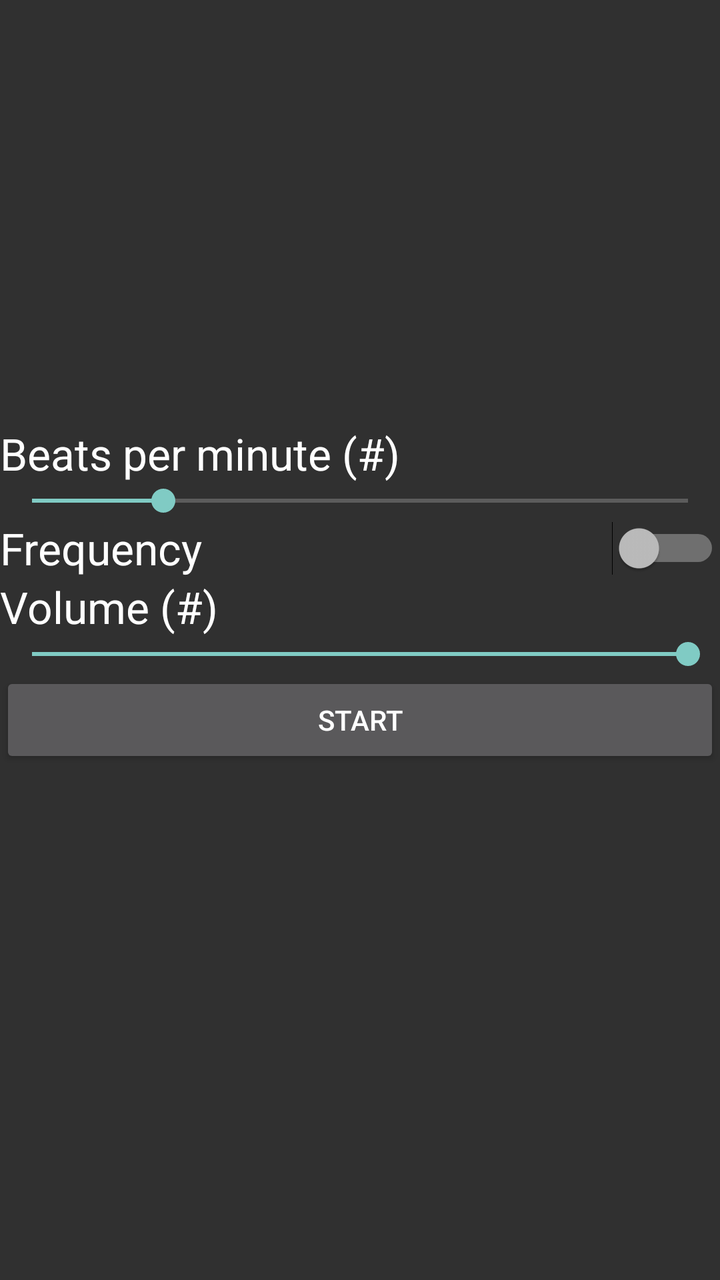
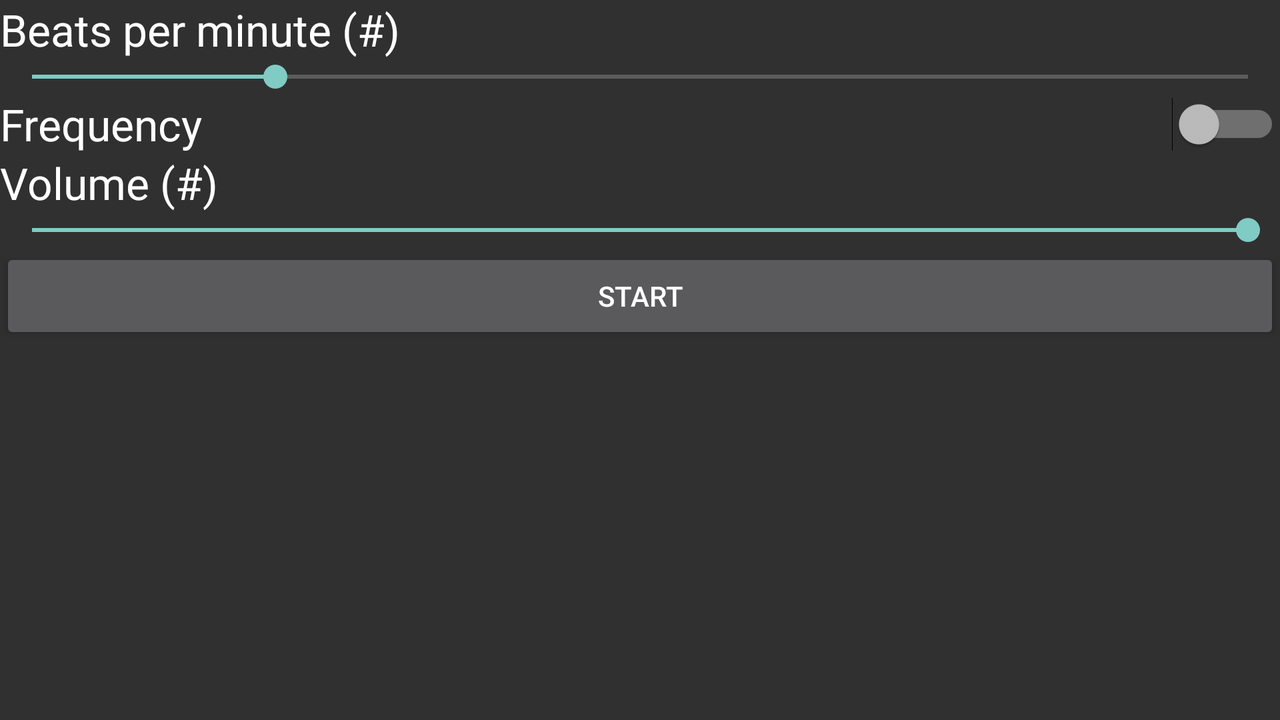

Two renders of one Android screen. The first uses the default layout on a phone; the second uses the alternative layout the repository ships for a different screen configuration, on a matching device. The two XML files are below.
<!-- AndroidManifest.xml: activity theme Theme.AppCompat.NoActionBar -->
<!-- res/layout/activity_builtinmetronome.xml -->
<?xml version="1.0" encoding="utf-8"?>
<LinearLayout xmlns:android="http://schemas.android.com/apk/res/android"
    android:orientation="vertical" android:layout_width="match_parent"
    android:layout_height="match_parent"
    android:weightSum="1">

    <ImageView
        android:layout_width="match_parent"
        android:layout_height="212dp"
        android:id="@+id/imageView"
        android:src="@drawable/pulsar"
        android:layout_gravity="center_horizontal" />

    <LinearLayout
        android:layout_width="match_parent"
        android:layout_height="wrap_content"
        android:orientation="horizontal">

        <TextView
            android:layout_width="wrap_content"
            android:layout_height="wrap_content"
            android:textAppearance="?android:attr/textAppearanceLarge"
            android:text="Beats per minute (#)"
            android:id="@+id/textBeatsPerMinute" />

    </LinearLayout>


    <SeekBar
        android:layout_width="match_parent"
        android:layout_height="wrap_content"
        android:id="@+id/beatsPerMinuteSeekBar"
        android:layout_gravity="center_horizontal"
        android:max="300"
        android:progress="60"
        android:indeterminate="false" />

    <Switch
        android:layout_width="match_parent"
        android:layout_height="wrap_content"
        android:text="Frequency"
        android:textAppearance="?android:attr/textAppearanceLarge"
        android:id="@+id/frequencySwitch"
        android:checked="false"
        android:textOn="1200 Hz"
        android:textOff="1000 Hz" />

    <LinearLayout
        android:layout_width="match_parent"
        android:layout_height="wrap_content"
        android:orientation="horizontal">

    </LinearLayout>


    <LinearLayout
        android:layout_width="match_parent"
        android:layout_height="wrap_content"
        android:orientation="horizontal">

        <TextView
            android:layout_width="wrap_content"
            android:layout_height="wrap_content"
            android:textAppearance="?android:attr/textAppearanceLarge"
            android:text="Volume (#)"
            android:id="@+id/textVolume" />

    </LinearLayout>


    <SeekBar
        android:layout_width="match_parent"
        android:layout_height="wrap_content"
        android:id="@+id/volumeSeekBar"
        android:progress="100"
        android:max="100" />

    <Button
        android:layout_width="match_parent"
        android:layout_height="wrap_content"
        android:text="Start"
        android:id="@+id/toggleButton"
        android:layout_gravity="center_horizontal"
        android:onClick="onButtonToggle"/>


</LinearLayout>
<!-- resources referenced by this layout -->
<resources>

</resources>
<!-- res/layout-land/activity_builtinmetronome.xml (the author's variant of the layout above) -->
<!-- drawn on the phone turned sideways -->
<?xml version="1.0" encoding="utf-8"?>
<LinearLayout xmlns:android="http://schemas.android.com/apk/res/android"
    android:orientation="vertical" android:layout_width="match_parent"
    android:layout_height="match_parent"
    android:weightSum="1">

    <LinearLayout
        android:layout_width="match_parent"
        android:layout_height="wrap_content"
        android:orientation="horizontal">

        <TextView
            android:layout_width="wrap_content"
            android:layout_height="wrap_content"
            android:textAppearance="?android:attr/textAppearanceLarge"
            android:text="Beats per minute (#)"
            android:id="@+id/textBeatsPerMinute" />

    </LinearLayout>


    <SeekBar
        android:layout_width="match_parent"
        android:layout_height="wrap_content"
        android:id="@+id/beatsPerMinuteSeekBar"
        android:layout_gravity="center_horizontal"
        android:max="300"
        android:progress="60"
        android:indeterminate="false" />

    <Switch
        android:layout_width="match_parent"
        android:layout_height="wrap_content"
        android:text="Frequency"
        android:textAppearance="?android:attr/textAppearanceLarge"
        android:id="@+id/frequencySwitch"
        android:checked="false"
        android:textOn="1200 Hz"
        android:textOff="1000 Hz" />

    <LinearLayout
        android:layout_width="match_parent"
        android:layout_height="wrap_content"
        android:orientation="horizontal">

    </LinearLayout>


    <LinearLayout
        android:layout_width="match_parent"
        android:layout_height="wrap_content"
        android:orientation="horizontal">

        <TextView
            android:layout_width="wrap_content"
            android:layout_height="wrap_content"
            android:textAppearance="?android:attr/textAppearanceLarge"
            android:text="Volume (#)"
            android:id="@+id/textVolume" />

    </LinearLayout>


    <SeekBar
        android:layout_width="match_parent"
        android:layout_height="wrap_content"
        android:id="@+id/volumeSeekBar"
        android:progress="100"
        android:max="100" />

    <Button
        android:layout_width="match_parent"
        android:layout_height="wrap_content"
        android:text="Start"
        android:id="@+id/toggleButton"
        android:layout_gravity="center_horizontal"
        android:onClick="onButtonToggle"/>


</LinearLayout>
